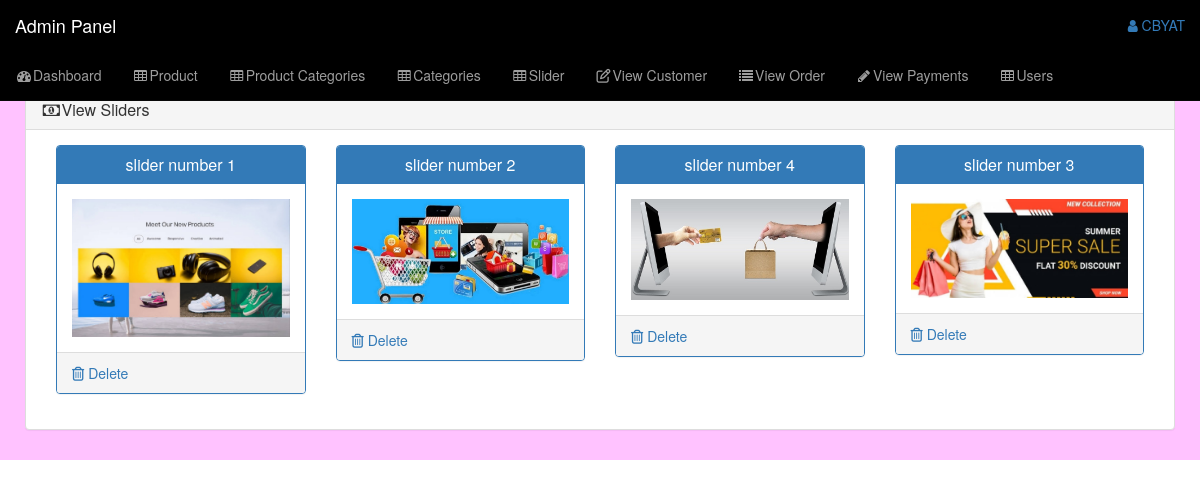
Page /admin_area/index.php?view_slider (signed in) on the committed database.
### tables this page shows
CREATE TABLE `slider` (
  `id` int(10) NOT NULL,
  `slider_name` varchar(255) NOT NULL,
  `slider_image` text NOT NULL
);

### admin_area/view_slider.php (the view, shortened to what this page needs)
<?php
if(!isset($_SESSION['admin_email'])){
    echo "<script>window.open('login.php','_self')</script>";
}
else{
?>
<div class="row">
    <div class="col-lg-12">
        <ol class="breadrumb">
            <li class="active">
            </li>
        </ol>
    </div>
</div>
<div class="row">
    <div class="col-lg-12">
        <div class="panel panel-default">
            <div class="panel-heading">
                <h3 class="panel-title">
                    <i class="fa fa-money fa-fw"></i>View Sliders
                </h3>
            </div>
            <div class="panel-body">
                <?php
    $get_slides="select * from slider";
    $run_slides=mysqli_query($con,$get_slides);
    while($row_slides=mysqli_fetch_array($run_slides)){
        $slider_id=$row_slides['id'];
        $slider_name=$row_slides['slider_name'];
        $slider_image=$row_slides['slider_image'];
        ?>
                <div class="col-lg-3 col-md-3">
                    <div class="panel panel-primary">
                        <div class="panel-heading">
                            <h3 class="panel-title" align="center">
                                <?php echo $slider_name;?>
                            </h3>
                        </div>
                        <div class="panel-body">
                            <img src="slider_images/<?php echo $slider_image;?>" class="img-responsive">
                        </div>
                        <div class="panel-footer">
                            <center>
                                <a href="index.php?delete_slider=<?php echo $slider_id;?>" class="pull-left">
                                    <i class="fa fa-trash-o"></i> Delete
                                </a>
                                <div class="clearfix">
                                </div>
                            </center>
                        </div>
                    </div>
                </div>
                <?php } ?>
            </div>
        </div>
    </div>
</div>
<?php } ?>

### admin_area/includes/sidebar.php (shortened to what this page needs)
<?php
if(!isset($_SESSION['admin_email'])){
    echo "<script>window.open('login.php','_self')</script>";
} else {
?>
<nav class="navbar navbar-inverse navbar-fixed-top" style="background:black">
    <div class="navbar-header">
        <a href="index.php?dashboard" class="navbar-brand">Admin Panel</a>
    </div>
    <ul class="nav navbar-right top-nav">
        <li class="dropdown">
            <a href="#" class="dropdown-toggle" data-toggle="dropdown">
                <i class="fa fa-user"></i> <?php echo $admin_name ?>
            </a>
        </li>
    </ul>
    <div class="collapse navbar-collapse navbar-ex1-collapse ">
        <ul class="nav navbar-nav side-nav">
            <li>
                <a href="index.php?dashboard">
                    <i class="fa fa-fw fa-dashboard"></i>Dashboard
                </a>
            </li>
            <li>
                <a href="#" data-toggle="collapse" data-target="#products">
                    <i class="fa fa-fw fa-table"></i>Product
                </a>
            </li>
            <li>
                <a href="#" data-toggle="collapse" data-target="#products_cat">
                    <i class="fa fa-fw fa-table"></i>Product Categories
                </a>
            </li>
            <li>
                <a href="#" data-toggle="collapse" data-target="#category">
                    <i class="fa fa-fw fa-table"></i>Categories
                </a>
            </li>
            <li>
                <a href="#" data-toggle="collapse" data-target="#slider">
                    <i class="fa fa-fw fa-table"></i>Slider
                </a>
            </li>
            <li>
                <a href="index.php?view_customer">
                    <i class="fa fa-fw fa-edit"></i>View Customer
                </a>
            </li>
            <li>
                <a href="index.php?view_order">
                    <i class="fa fa-fw fa-list"></i>View Order
                </a>
            </li>
            <li>
                <a href="index.php?view_payments">
                    <i class="fa fa-fw fa-pencil"></i>View Payments
                </a>
            </li>
            <li>
                <a href="#" data-toggle="collapse" data-target="#users">
                    <i class="fa fa-fw fa-table"></i>Users
                </a>
            </li>
        </ul>
    </div>
</nav>
<?php } ?>

### admin_area/css/style.css (style rules this page uses)
body { margin-top: 100px; }
@media (min-width: 768px) { body { margin-top: 50px; } }
.top-nav { padding: 0 15px; }
.top-nav>li { display: inline-block; }
.top-nav>li>a { padding-top: 15px; padding-bottom: 15px; line-height: 20px; }

### rows in the picture
slider: slider_name "slider number 1", slider_image (picture)
slider: slider_name "slider number 2", slider_image (picture)
slider: slider_name "slider number 4", slider_image (picture)
slider: slider_name "slider number 3", slider_image (picture)

### other values in the picture
$admin_name "CBYAT"
